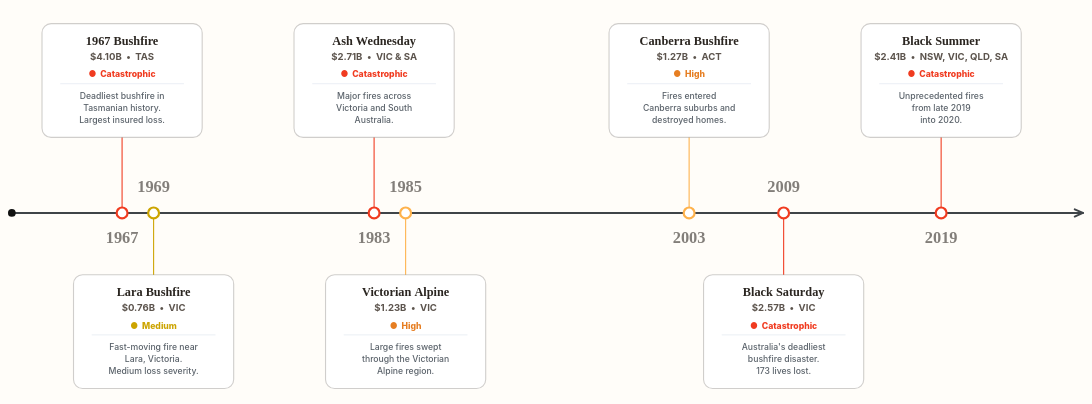

Source (Vega-Lite JSON):
### Vega specification from a JSON file in a GitHub repository (floating-point values rounded to 4 significant figures)
{"$schema": "https://vega.github.io/schema/vega/v6.json", "description": "Selected historical timeline of major Australian bushfire events and normalised insured losses with severity tags and card boxes.", "width": 1200, "height": 435, "padding": {"top": 6, "bottom": 4, "left": 8, "right": 8}, "autosize": {"type": "fit-x", "contains": "padding", "resize": true}, "background": "#FFFDF9", "signals": [{"name": "hoveredYear", "value": null, "on": [{"events": "@event_hit:mouseover", "update": "datum.year"}, {"events": "@event_point_hit:mouseover", "update": "datum.year"}, {"events": "@event_hit:mouseout", "update": "null"}, {"events": "@event_point_hit:mouseout", "update": "null"}]}], "data": [{"name": "events", "values": [{"year": 1967, "name": "1967 Bushfire", "state": "TAS", "lossLabel": "$4.10B", "description": "Deadliest bushfire in\nTasmanian history.\nLargest insured loss.", "tooltipDescription": "Deadliest bushfire in Tasmanian history. Largest normalised insured loss.", "side": "top", "severity": "Catastrophic", "severityColor": "#f03b20", "severityTextColor": "#f03b20", "color": "#f03b20"}, {"year": 1969, "name": "Lara Bushfire", "state": "VIC", "lossLabel": "$0.76B", "description": "Fast-moving fire near\nLara, Victoria.\nMedium loss severity.", "tooltipDescription": "Fast-moving fire near Lara, Victoria. Medium loss severity.", "side": "bottom", "severity": "Medium", "severityColor": "#ffeda0", "severityTextColor": "#cca400", "color": "#cca400"}, {"year": 1983, "name": "Ash Wednesday", "state": "VIC & SA", "lossLabel": "$2.71B", "description": "Major fires across\nVictoria and South\nAustralia.", "tooltipDescription": "Major fires across Victoria and South Australia.", "side": "top", "severity": "Catastrophic", "severityColor": "#f03b20", "severityTextColor": "#f03b20", "color": "#f03b20"}, {"year": 1985, "name": "Victorian Alpine", "state": "VIC", "lossLabel": "$1.23B", "description": "Large fires swept\nthrough the Victorian\nAlpine region.", "tooltipDescription": "Large fires swept through the Victorian Alpine region.", "side": "bottom", "severity": "High", "severityColor": "#feb24c", "severityTextColor": "#e67e22", "color": "#feb24c"}, {"year": 2003, "name": "Canberra Bushfire", "state": "ACT", "lossLabel": "$1.27B", "description": "Fires entered\nCanberra suburbs and\ndestroyed homes.", "tooltipDescription": "Fires entered Canberra suburbs and destroyed homes.", "side": "top", "severity": "High", "severityColor": "#feb24c", "severityTextColor": "#e67e22", "color": "#feb24c"}, {"year": 2009, "name": "Black Saturday", "state": "VIC", "lossLabel": "$2.57B", "description": "Australia's deadliest\nbushfire disaster.\n173 lives lost.", "tooltipDescription": "Australia's deadliest bushfire disaster. 173 lives lost.", "side": "bottom", "severity": "Catastrophic", "severityColor": "#f03b20", "severityTextColor": "#f03b20", "color": "#f03b20"}, {"year": 2019, "name": "Black Summer", "state": "NSW, VIC, QLD, SA", "lossLabel": "$2.41B", "description": "Unprecedented fires\nfrom late 2019\ninto 2020.", "tooltipDescription": "Unprecedented fires from late 2019 into 2020.", "side": "top", "severity": "Catastrophic", "severityColor": "#f03b20", "severityTextColor": "#f03b20", "color": "#f03b20"}]}], "scales": [{"name": "x", "type": "linear", "domain": [1960, 2028], "range": "width", "zero": false, "nice": false}], "marks": [{"type": "rule", "encode": {"enter": {"x": {"value": 0}, "x2": {"signal": "width"}, "y": {"value": 228}, "stroke": {"value": "#3f4448"}, "strokeWidth": {"value": 2.2}, "strokeCap": {"value": "round"}}}}, {"type": "symbol", "encode": {"enter": {"x": {"value": 0}, "y": {"value": 228}, "shape": {"value": "circle"}, "size": {"value": 72}, "fill": {"value": "#111111"}}}}, {"type": "rule", "encode": {"enter": {"x": {"signal": "width"}, "x2": {"signal": "width - 9"}, "y": {"value": 228}, "y2": {"value": 224}, "stroke": {"value": "#3f4448"}, "strokeWidth": {"value": 2.1}, "strokeCap": {"value": "round"}}}}, {"type": "rule", "encode": {"enter": {"x": {"signal": "width"}, "x2": {"signal": "width - 9"}, "y": {"value": 228}, "y2": {"value": 232}, "stroke": {"value": "#3f4448"}, "strokeWidth": {"value": 2.1}, "strokeCap": {"value": "round"}}}}, {"type": "rule", "from": {"data": "events"}, "encode": {"enter": {"x": {"scale": "x", "field": "year"}, "y": {"value": 228}, "y2": {"signal": "datum.side === 'top' ? 145 : 296"}, "strokeWidth": {"value": 1.25}, "strokeCap": {"value": "round"}}, "update": {"stroke": {"field": "color"}, "opacity": {"signal": "hoveredYear === null || hoveredYear === datum.year ? 0.95 : 0.24"}}}}, {"type": "symbol", "from": {"data": "events"}, "encode": {"enter": {"x": {"scale": "x", "field": "year"}, "y": {"value": 228}, "shape": {"value": "circle"}, "fill": {"value": "#ffffff"}, "strokeWidth": {"value": 2.4}}, "update": {"size": {"signal": "hoveredYear === datum.year ? 190 : 142"}, "stroke": {"field": "color"}, "opacity": {"signal": "hoveredYear === null || hoveredYear === datum.year ? 1 : 0.36"}}}}, {"name": "card_box", "type": "rect", "from": {"data": "events"}, "encode": {"enter": {"x": {"scale": "x", "field": "year", "offset": -88}, "y": {"signal": "datum.side === 'top' ? 20 : 296"}, "width": {"value": 176}, "height": {"value": 125}, "cornerRadius": {"value": 10}, "fill": {"value": "#ffffff"}, "shadowColor": {"value": "rgba(43, 38, 33, 0.04)"}, "shadowBlur": {"value": 8}, "shadowOffsetX": {"value": 0}, "shadowOffsetY": {"value": 2}}, "update": {"stroke": {"signal": "hoveredYear === datum.year ? datum.severityColor : 'rgba(43, 38, 33, 0.22)'"}, "strokeWidth": {"signal": "hoveredYear === datum.year ? 2.2 : 1.2"}, "opacity": {"signal": "hoveredYear === null || hoveredYear === datum.year ? 1 : 0.36"}}}}, {"type": "text", "from": {"data": "events"}, "encode": {"enter": {"x": {"scale": "x", "field": "year"}, "y": {"signal": "datum.side === 'top' ? 256 : 200"}, "text": {"signal": "datum.year + ''"}, "align": {"value": "center"}, "baseline": {"value": "middle"}, "font": {"value": "Outfit"}, "fontSize": {"value": 18}, "fontWeight": {"value": 800}}, "update": {"fill": {"signal": "hoveredYear === datum.year ? datum.color : 'rgba(43, 38, 33, 0.62)'"}, "opacity": {"signal": "hoveredYear === datum.year ? 1.0 : 0.95"}}}}, {"type": "text", "from": {"data": "events"}, "encode": {"enter": {"x": {"scale": "x", "field": "year"}, "y": {"signal": "datum.side === 'top' ? 32 : 308"}, "text": {"field": "name"}, "align": {"value": "center"}, "baseline": {"value": "top"}, "font": {"value": "Outfit"}, "fontSize": {"value": 13.5}, "fontWeight": {"value": 800}, "fill": {"value": "#2b2621"}, "limit": {"value": 166}}, "update": {"opacity": {"signal": "hoveredYear === null || hoveredYear === datum.year ? 1 : 0.36"}}}}, {"type": "text", "from": {"data": "events"}, "encode": {"enter": {"x": {"scale": "x", "field": "year"}, "y": {"signal": "datum.side === 'top' ? 52 : 328"}, "text": {"signal": "datum.lossLabel + '  •  ' + datum.state"}, "align": {"value": "center"}, "baseline": {"value": "top"}, "font": {"value": "Inter"}, "fontSize": {"value": 10.5}, "fontWeight": {"value": 700}, "limit": {"value": 166}}, "update": {"fill": {"value": "#5c544d"}, "opacity": {"signal": "hoveredYear === null || hoveredYear === datum.year ? 1 : 0.36"}}}}, {"type": "text", "from": {"data": "events"}, "encode": {"enter": {"x": {"scale": "x", "field": "year"}, "y": {"signal": "datum.side === 'top' ? 71 : 347"}, "text": {"signal": "'●  ' + datum.severity"}, "align": {"value": "center"}, "baseline": {"value": "top"}, "font": {"value": "Inter"}, "fontSize": {"value": 9.5}, "fontWeight": {"value": 800}, "limit": {"value": 166}}, "update": {"fill": {"field": "severityTextColor"}, "opacity": {"signal": "hoveredYear === null || hoveredYear === datum.year ? 1 : 0.36"}}}}, {"type": "rule", "from": {"data": "events"}, "encode": {"enter": {"x": {"scale": "x", "field": "year", "offset": -68}, "x2": {"scale": "x", "field": "year", "offset": 68}, "y": {"signal": "datum.side === 'top' ? 86 : 362"}, "stroke": {"value": "#e2e8f0"}, "strokeWidth": {"value": 0.75}}, "update": {"opacity": {"signal": "hoveredYear === null || hoveredYear === datum.year ? 1 : 0.36"}}}}, {"type": "text", "from": {"data": "events"}, "encode": {"enter": {"x": {"scale": "x", "field": "year"}, "y": {"signal": "datum.side === 'top' ? 95 : 371"}, "text": {"field": "description"}, "align": {"value": "center"}, "baseline": {"value": "top"}, "font": {"value": "Inter"}, "fontSize": {"value": 9.5}, "fontWeight": {"value": 500}, "fill": {"value": "#5a626a"}, "lineBreak": {"value": "\n"}, "lineHeight": {"value": 13}, "limit": {"value": 166}}, "update": {"opacity": {"signal": "hoveredYear === null || hoveredYear === datum.year ? 1 : 0.36"}}}}, {"name": "event_hit", "type": "rect", "from": {"data": "events"}, "encode": {"enter": {"x": {"scale": "x", "field": "year", "offset": -88}, "y": {"signal": "datum.side === 'top' ? 20 : 296"}, "width": {"value": 176}, "height": {"value": 125}, "fill": {"value": "#ffffff"}, "fillOpacity": {"value": 0.001}, "cursor": {"value": "pointer"}, "tooltip": {"signal": "{'Event': datum.name, 'Year': datum.year, 'Normalised insured loss': datum.lossLabel, 'State': datum.state, 'Severity': datum.severity, 'Description': datum.tooltipDescription}"}}}}, {"name": "event_point_hit", "type": "symbol", "from": {"data": "events"}, "encode": {"enter": {"x": {"scale": "x", "field": "year"}, "y": {"value": 228}, "shape": {"value": "circle"}, "size": {"value": 760}, "fill": {"value": "#ffffff"}, "fillOpacity": {"value": 0.001}, "strokeOpacity": {"value": 0}, "cursor": {"value": "pointer"}, "tooltip": {"signal": "{'Event': datum.name, 'Year': datum.year, 'Normalised insured loss': datum.lossLabel, 'State': datum.state, 'Severity': datum.severity, 'Description': datum.tooltipDescription}"}}}}]}
